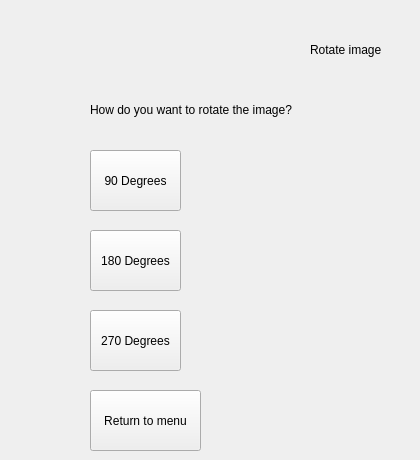
    <widget class="QWidget" name="rotate">
     <widget class="QPushButton" name="degree90_button">
      <property name="geometry">
       <rect>
        <x>90</x>
        <y>150</y>
        <width>91</width>
        <height>61</height>
       </rect>
      </property>
      <property name="text">
       <string>90 Degrees</string>
      </property>
     </widget>
     <widget class="QPushButton" name="degree180_button">
      <property name="geometry">
       <rect>
        <x>90</x>
        <y>230</y>
        <width>91</width>
        <height>61</height>
       </rect>
      </property>
      <property name="text">
       <string>180 Degrees</string>
      </property>
     </widget>
     <widget class="QPushButton" name="degree270_button">
      <property name="geometry">
       <rect>
        <x>90</x>
        <y>310</y>
        <width>91</width>
        <height>61</height>
       </rect>
      </property>
      <property name="text">
       <string>270 Degrees</string>
      </property>
     </widget>
     <widget class="QLabel" name="rotate_label">
      <property name="geometry">
       <rect>
        <x>310</x>
        <y>40</y>
        <width>101</width>
        <height>20</height>
       </rect>
      </property>
      <property name="text">
       <string>Rotate image</string>
      </property>
     </widget>
     <widget class="QLabel" name="rotate_label_2">
      <property name="geometry">
       <rect>
        <x>90</x>
        <y>100</y>
        <width>261</width>
        <height>20</height>
       </rect>
      </property>
      <property name="text">
       <string>How do you want to rotate the image?</string>
      </property>
     </widget>
     <widget class="QPushButton" name="rotate_apply">
      <property name="geometry">
       <rect>
        <x>90</x>
        <y>390</y>
        <width>111</width>
        <height>61</height>
       </rect>
      </property>
      <property name="text">
       <string>Return to menu</string>
      </property>
     </widget>
    </widget>
